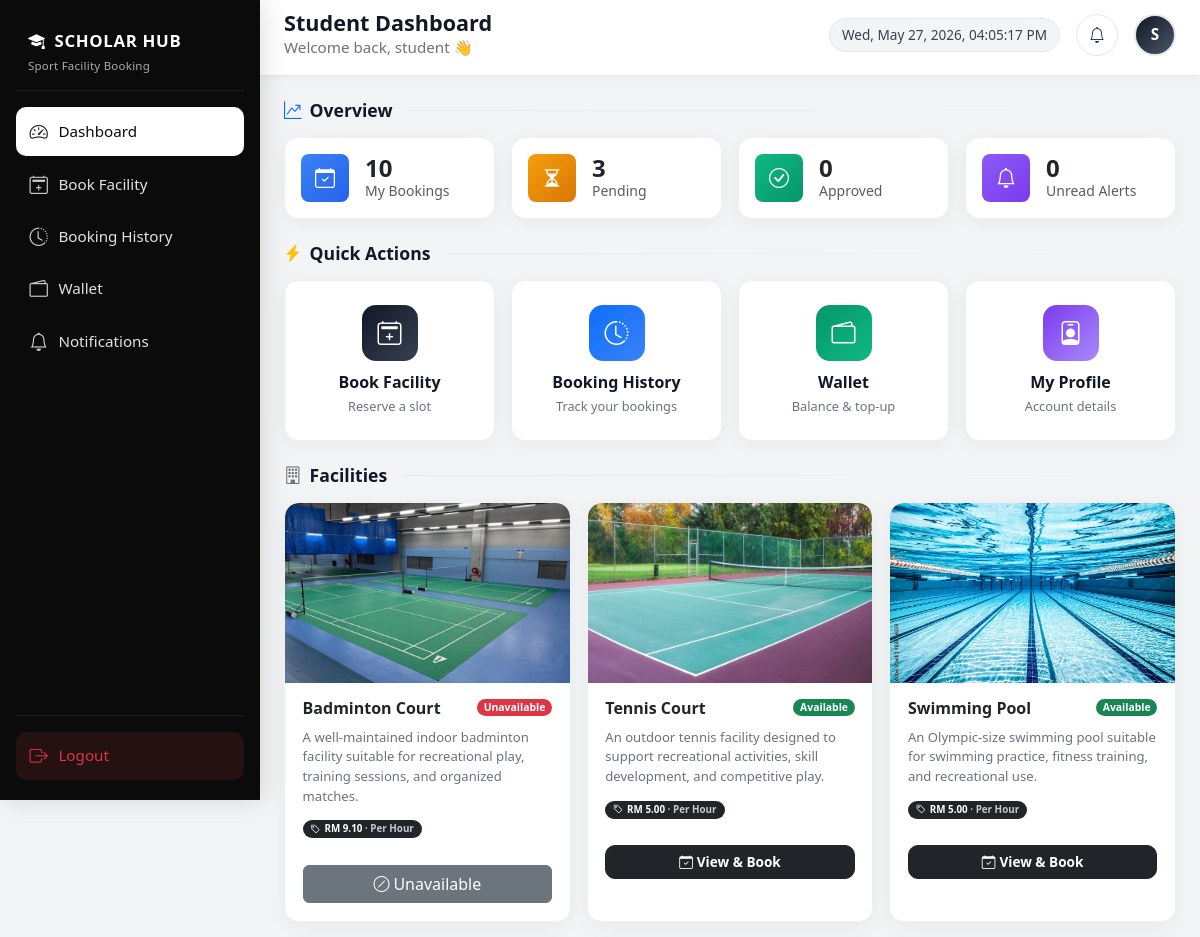
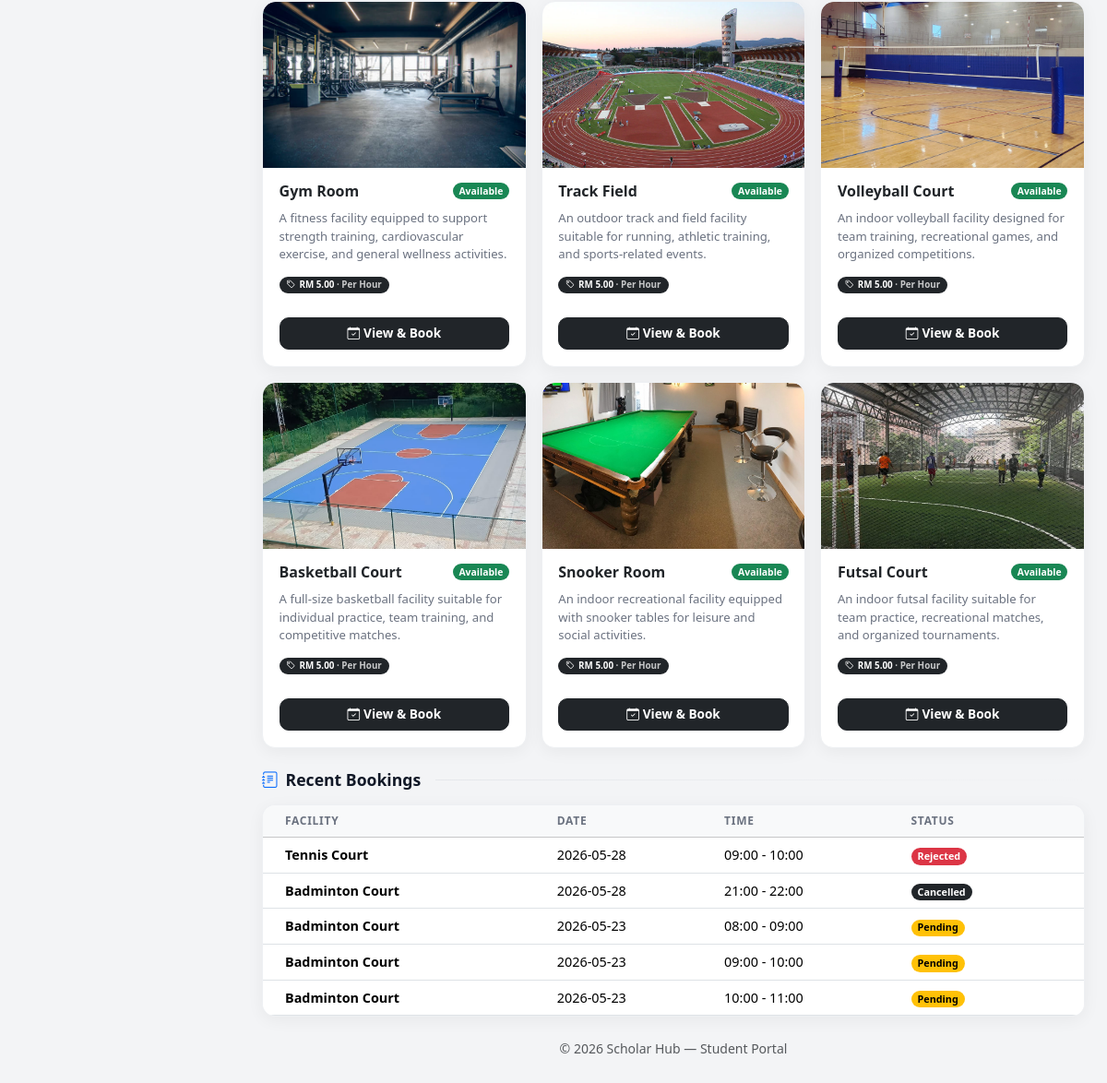
Screenshot of /student_dashboard.php (signed in) with the database file from the repository (2 pictures, top to bottom).
### tables this page shows
CREATE TABLE `facilities` (
  `facility_id` int(11) NOT NULL,
  `facility_name` varchar(100) NOT NULL,
  `facility_type` varchar(50) NOT NULL,
  `description` text DEFAULT NULL,
  `image` varchar(255) DEFAULT NULL,
  `location` varchar(100) DEFAULT NULL,
  `opening_time` time DEFAULT NULL,
  `closing_time` time DEFAULT NULL,
  `status` enum('active','maintenance','closed') DEFAULT 'active',
  `created_at` timestamp NOT NULL DEFAULT current_timestamp(),
  `price_amount` decimal(10,2) NOT NULL DEFAULT 5.00,
  `price_mode` enum('hourly','entry') NOT NULL DEFAULT 'hourly',
  `rules` text DEFAULT NULL
);

CREATE TABLE `bookings` (
  `booking_id` int(11) NOT NULL,
  `user_id` int(11) NOT NULL,
  `facility_type` varchar(50) NOT NULL,
  `court_id` int(11) DEFAULT NULL,
  `booking_date` date NOT NULL,
  `start_time` time NOT NULL,
  `end_time` time NOT NULL,
  `purpose` text DEFAULT NULL,
  `booking_status` enum('pending','approved','rejected','completed','cancelled') DEFAULT 'pending',
  `payment_method` varchar(50) DEFAULT NULL,
  `payment_amount` decimal(10,2) DEFAULT NULL,
  `payment_status` enum('pending','paid','failed','refunded') NOT NULL DEFAULT 'pending',
  `created_at` timestamp NOT NULL DEFAULT current_timestamp(),
  `reject_reason` text DEFAULT NULL
);

### student_dashboard.php (the view, shortened to what the rows shown need)
<?php
require_once __DIR__ . '/includes/facility_pricing.php';
require_once __DIR__ . '/includes/dashboard_stats.php';
require_once __DIR__ . '/includes/facility_admin_helpers.php';
$user_id = (int) $_SESSION['user_id'];
$facilities = facilities_fetch_student_cards($conn);
$recent_bookings = [];
$sql = "SELECT b.facility_type, b.booking_date, b.start_time, b.end_time, b.booking_status,
        CASE WHEN b.facility_type = 'snooker' THEN 'Snooker Room'
             WHEN b.facility_type = 'gym' THEN 'Gym Room'
             WHEN b.facility_type = 'swimming' THEN 'Swimming Pool'
             WHEN b.facility_type = 'track' THEN 'Track Field'
             WHEN b.facility_type = 'badminton' THEN 'Badminton Court'
             WHEN b.facility_type = 'basketball' THEN 'Basketball Court'
             WHEN b.facility_type = 'futsal' THEN 'Futsal Court'
             WHEN b.facility_type = 'tennis' THEN 'Tennis Court'
             WHEN b.facility_type = 'volleyball' THEN 'Volleyball Court'
             ELSE b.facility_type END as facility_name
        FROM bookings b
        WHERE b.user_id = ?
        ORDER BY b.created_at DESC LIMIT 5";
$stmt = mysqli_prepare($conn, $sql);
if ($stmt) {
    mysqli_stmt_bind_param($stmt, "i", $user_id);
    mysqli_stmt_execute($stmt);
    $res = mysqli_stmt_get_result($stmt);
    while ($row = mysqli_fetch_assoc($res)) {
        $status_class = 'text-bg-secondary';
        if ($row['booking_status'] === 'pending') $status_class = 'text-bg-warning';
        elseif ($row['booking_status'] === 'approved') $status_class = 'text-bg-success';
        elseif ($row['booking_status'] === 'rejected') $status_class = 'text-bg-danger';
        elseif ($row['booking_status'] === 'cancelled') $status_class = 'text-bg-dark';
        $recent_bookings[] = [
            'facility' => $row['facility_name'],
            'date' => $row['booking_date'],
            'time' => substr($row['start_time'], 0, 5) . ' - ' . substr($row['end_time'], 0, 5),
            'status' => ucfirst($row['booking_status']),
            'status_class' => $status_class
        ];
    }
}
?>
<!DOCTYPE html>
<html lang="en">
<head>
    <link href="https://cdn.jsdelivr.net/npm/bootstrap@5.3.3/dist/css/bootstrap.min.css" rel="stylesheet">
    <link href="https://cdn.jsdelivr.net/npm/bootstrap-icons@1.11.3/font/bootstrap-icons.css" rel="stylesheet">
</head>
<body>
<div class="main-wrap" id="mainWrap">
    <main class="content-area">
        <h2 class="section-title"><i class="bi bi-graph-up-arrow text-primary"></i> Overview</h2>
        <h2 class="section-title"><i class="bi bi-lightning-charge-fill text-warning"></i> Quick Actions</h2>
        <h2 class="section-title"><i class="bi bi-building text-secondary"></i> Facilities</h2>
        <?php if (empty($facilities)): ?>
            <div class="card-soft p-4 text-center text-muted">No facilities configured yet.</div>
        <?php else: ?>
        <div class="row g-3 mb-4">
            <?php foreach ($facilities as $f): ?>
            <?php $can_book = !empty($f['bookable']); ?>
            <div class="col-12 col-sm-6 col-lg-4">
                <a href="<?php echo htmlspecialchars($f['detail_url'], ENT_QUOTES, 'UTF-8'); ?>" class="facility-card-link d-block h-100">
                    <div class="card-soft overflow-hidden h-100">
                        <div class="facility-img">
                            <img
                                src="<?php echo htmlspecialchars($f['image'], ENT_QUOTES, 'UTF-8'); ?>"
                                alt="<?php echo htmlspecialchars($f['name'], ENT_QUOTES, 'UTF-8'); ?>"
                                loading="lazy"
                            >
                        </div>
                        <div class="facility-body">
                            <div class="d-flex justify-content-between align-items-start gap-2 mb-1">
                                <h6><?php echo htmlspecialchars($f['name'], ENT_QUOTES, 'UTF-8'); ?></h6>
                                <span class="badge <?php echo htmlspecialchars($f['status_class'], ENT_QUOTES, 'UTF-8'); ?> rounded-pill" style="font-size: 0.65rem;">
                                    <?php echo htmlspecialchars($f['status'], ENT_QUOTES, 'UTF-8'); ?>
                                </span>
                            </div>
                            <p><?php echo htmlspecialchars($f['desc'], ENT_QUOTES, 'UTF-8'); ?></p>
                            <?php
                            $fp = facility_pricing_get($f['facility_type'] ?? '', $conn);
                            if ($fp !== null):
                            ?>
                            <p class="small mb-2">
                                <span class="badge bg-dark rounded-pill px-2 py-1">
                                    <i class="bi bi-tag me-1"></i><?php echo htmlspecialchars(facility_pricing_format_rm((float) $fp['amount']), ENT_QUOTES, 'UTF-8'); ?>
                                    <span class="opacity-75"> · <?php echo htmlspecialchars($fp['label'], ENT_QUOTES, 'UTF-8'); ?></span>
                                </span>
                            </p>
                            <?php endif; ?>
                            <?php if ($can_book): ?>
                            <span class="btn btn-dark w-100 btn-book d-inline-flex align-items-center justify-content-center">
                                <i class="bi bi-calendar-check me-1"></i> View &amp; Book
                            </span>
                            <?php else: ?>
                            <span class="btn btn-secondary w-100 d-inline-flex align-items-center justify-content-center">
                                <i class="bi bi-slash-circle me-1"></i> Unavailable
                            </span>
                            <?php endif; ?>
                        </div>
                    </div>
                </a>
            </div>
            <?php endforeach; ?>
        </div>
        <?php endif; ?>
        <h2 class="section-title"><i class="bi bi-journal-text text-primary"></i> Recent Bookings</h2>
        <div class="card-soft p-0 overflow-hidden">
            <div class="table-responsive">
                <table class="table table-modern table-hover align-middle mb-0">
                    <thead class="table-light">
                        <tr>
                            <th class="ps-4">Facility</th>
                            <th>Date</th>
                            <th>Time</th>
                            <th class="pe-4">Status</th>
                        </tr>
                    </thead>
                    <tbody>
                        <?php if (empty($recent_bookings)): ?>
                        <tr>
                            <td colspan="4" class="text-center py-4 text-muted">No bookings yet.</td>
                        </tr>
                        <?php else: ?>
                        <?php foreach ($recent_bookings as $b): ?>
                        <tr>
                            <td class="ps-4 fw-semibold"><?php echo htmlspecialchars($b['facility'], ENT_QUOTES, 'UTF-8'); ?></td>
                            <td><?php echo htmlspecialchars($b['date'], ENT_QUOTES, 'UTF-8'); ?></td>
                            <td><?php echo htmlspecialchars($b['time'], ENT_QUOTES, 'UTF-8'); ?></td>
                            <td class="pe-4">
                                <span class="badge rounded-pill <?php echo htmlspecialchars($b['status_class'], ENT_QUOTES, 'UTF-8'); ?>">
                                    <?php echo htmlspecialchars($b['status'], ENT_QUOTES, 'UTF-8'); ?>
                                </span>
                            </td>
                        </tr>
                        <?php endforeach; ?>
                        <?php endif; ?>
                    </tbody>
                </table>
            </div>
        </div>
    </main>
</div>
</body>
</html>

### rows the page displays
facilities: image (picture), facility_name "Badminton Court", status "Unavailable", description "A well-maintained indoor badminton facility suitable for recreational play, training sessions, and organized matches.", amount "RM 9.10", label "Per Hour"
facilities: image (picture), facility_name "Tennis Court", status "Available", description "An outdoor tennis facility designed to support recreational activities, skill development, and competitive play.", amount "RM 5.00", label "Per Hour", shows "View & Book"
facilities: image (picture), facility_name "Swimming Pool", status "Available", description "An Olympic-size swimming pool suitable for swimming practice, fitness training, and recreational use.", amount "RM 5.00", label "Per Hour", shows "View & Book"
facilities: image (picture), facility_name "Gym Room", status "Available", description "A fitness facility equipped to support strength training, cardiovascular exercise, and general wellness activities.", amount "RM 5.00", label "Per Hour", shows "View & Book"
facilities: image (picture), facility_name "Track Field", status "Available", description "An outdoor track and field facility suitable for running, athletic training, and sports-related events.", amount "RM 5.00", label "Per Hour", shows "View & Book"
facilities: image (picture), facility_name "Volleyball Court", status "Available", description "An indoor volleyball facility designed for team training, recreational games, and organized competitions.", facility_id "RM 5.00", label "Per Hour", shows "View & Book"
facilities: image (picture), facility_name "Basketball Court", status "Available", description "A full-size basketball facility suitable for individual practice, team training, and competitive matches.", amount "RM 5.00", label "Per Hour", shows "View & Book"
facilities: image (picture), facility_name "Snooker Room", status "Available", description "An indoor recreational facility equipped with snooker tables for leisure and social activities.", amount "RM 5.00", label "Per Hour", shows "View & Book"
facilities: image (picture), facility_name "Futsal Court", status "Available", description "An indoor futsal facility suitable for team practice, recreational matches, and organized tournaments.", amount "RM 5.00", label "Per Hour", shows "View & Book"
bookings: facility "Tennis Court", booking_date "2026-05-28", time "09:00 - 10:00", status "Rejected"
bookings: facility "Badminton Court", booking_date "2026-05-28", time "21:00 - 22:00", status "Cancelled"

### other values shown
$student_name "student"
$ini "S"
$s['value'] "10"
$s['label'] "My Bookings"
$s['value'] "3"
$s['label'] "Pending"
$s['value'] "0"
$s['label'] "Approved"
$s['label'] "Unread Alerts"
$b['facility'] "Badminton Court"
$b['date'] "2026-05-23"
$b['time'] "08:00 - 09:00"
$b['status'] "Pending"
$b['time'] "09:00 - 10:00"
$b['time'] "10:00 - 11:00"
